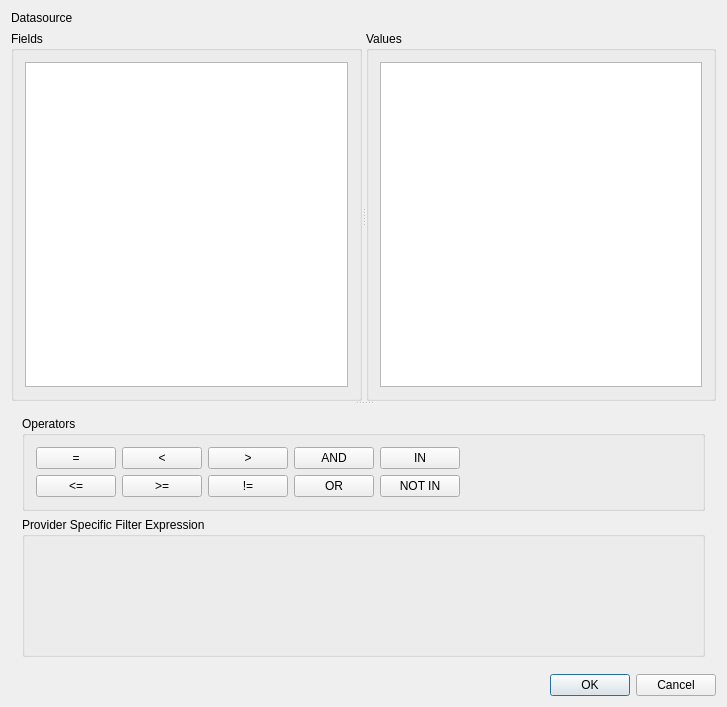
<?xml version="1.0" encoding="UTF-8"?>
<ui version="4.0">
 <author>Stefanos Natsis</author>
 <comment>Query builder for point cloud layers</comment>
 <class>QgsPointCloudQueryBuilderBase</class>
 <widget class="QDialog" name="QgsPointCloudQueryBuilderBase">
  <property name="geometry">
   <rect>
    <x>0</x>
    <y>0</y>
    <width>727</width>
    <height>707</height>
   </rect>
  </property>
  <property name="sizePolicy">
   <sizepolicy hsizetype="Fixed" vsizetype="Fixed">
    <horstretch>0</horstretch>
    <verstretch>0</verstretch>
   </sizepolicy>
  </property>
  <property name="windowTitle">
   <string>Query Builder</string>
  </property>
  <property name="windowIcon">
   <iconset>
    <normaloff>.</normaloff>.</iconset>
  </property>
  <property name="modal">
   <bool>true</bool>
  </property>
  <layout class="QGridLayout" name="gridLayout">
   <item row="0" column="0">
    <widget class="QLabel" name="lblDataUri">
     <property name="text">
      <string>Datasource</string>
     </property>
    </widget>
   </item>
   <item row="1" column="0">
    <widget class="QSplitter" name="splitter_2">
     <property name="orientation">
      <enum>Qt::Vertical</enum>
     </property>
     <widget class="QSplitter" name="splitter">
      <property name="orientation">
       <enum>Qt::Horizontal</enum>
      </property>
      <widget class="QGroupBox" name="groupBox1">
       <property name="sizePolicy">
        <sizepolicy hsizetype="Fixed" vsizetype="Expanding">
         <horstretch>0</horstretch>
         <verstretch>0</verstretch>
        </sizepolicy>
       </property>
       <property name="title">
        <string>Fields</string>
       </property>
       <layout class="QGridLayout">
        <property name="leftMargin">
         <number>11</number>
        </property>
        <property name="topMargin">
         <number>11</number>
        </property>
        <property name="rightMargin">
         <number>11</number>
        </property>
        <property name="bottomMargin">
         <number>11</number>
        </property>
        <item row="0" column="0">
         <widget class="QListView" name="lstAttributes">
          <property name="toolTip">
           <string>&lt;html&gt;&lt;head/&gt;&lt;body&gt;&lt;p&gt;List of attributes in this point cloud&lt;/p&gt;&lt;/body&gt;&lt;/html&gt;</string>
          </property>
         </widget>
        </item>
       </layout>
      </widget>
      <widget class="QGroupBox" name="groupBox2">
       <property name="sizePolicy">
        <sizepolicy hsizetype="Fixed" vsizetype="Expanding">
         <horstretch>0</horstretch>
         <verstretch>0</verstretch>
        </sizepolicy>
       </property>
       <property name="title">
        <string>Values</string>
       </property>
       <layout class="QGridLayout">
        <property name="leftMargin">
         <number>11</number>
        </property>
        <property name="topMargin">
         <number>11</number>
        </property>
        <property name="rightMargin">
         <number>11</number>
        </property>
        <property name="bottomMargin">
         <number>11</number>
        </property>
        <item row="0" column="0" colspan="2">
         <widget class="QListView" name="lstValues">
          <property name="toolTip">
           <string>&lt;html&gt;&lt;head/&gt;&lt;body&gt;&lt;p&gt;List of values for the current attribute.&lt;/p&gt;&lt;/body&gt;&lt;/html&gt;</string>
          </property>
          <property name="autoFillBackground">
           <bool>true</bool>
          </property>
          <property name="selectionBehavior">
           <enum>QAbstractItemView::SelectRows</enum>
          </property>
          <property name="uniformItemSizes">
           <bool>true</bool>
          </property>
         </widget>
        </item>
       </layout>
      </widget>
     </widget>
     <widget class="QWidget" name="verticalLayoutWidget">
      <layout class="QVBoxLayout" name="verticalLayout">
       <item>
        <widget class="QgsCollapsibleGroupBox" name="groupBox4">
         <property name="title">
          <string>Operators</string>
         </property>
         <layout class="QGridLayout">
          <property name="leftMargin">
           <number>11</number>
          </property>
          <property name="topMargin">
           <number>11</number>
          </property>
          <property name="rightMargin">
           <number>11</number>
          </property>
          <property name="bottomMargin">
           <number>11</number>
          </property>
          <item row="0" column="6">
           <spacer name="horizontalSpacer">
            <property name="orientation">
             <enum>Qt::Horizontal</enum>
            </property>
            <property name="sizeHint" stdset="0">
             <size>
              <width>40</width>
              <height>20</height>
             </size>
            </property>
           </spacer>
          </item>
          <item row="0" column="1">
           <widget class="QPushButton" name="btnLessThan">
            <property name="text">
             <string>&lt;</string>
            </property>
           </widget>
          </item>
          <item row="0" column="2">
           <widget class="QPushButton" name="btnGreaterThan">
            <property name="text">
             <string>&gt;</string>
            </property>
           </widget>
          </item>
          <item row="0" column="0">
           <widget class="QPushButton" name="btnEqual">
            <property name="text">
             <string>=</string>
            </property>
           </widget>
          </item>
          <item row="1" column="0">
           <widget class="QPushButton" name="btnLessEqual">
            <property name="text">
             <string>&lt;=</string>
            </property>
           </widget>
          </item>
          <item row="0" column="4">
           <widget class="QPushButton" name="btnIn">
            <property name="text">
             <string>IN</string>
            </property>
           </widget>
          </item>
          <item row="1" column="1">
           <widget class="QPushButton" name="btnGreaterEqual">
            <property name="text">
             <string>&gt;=</string>
            </property>
           </widget>
          </item>
          <item row="1" column="2">
           <widget class="QPushButton" name="btnNotEqual">
            <property name="text">
             <string>!=</string>
            </property>
           </widget>
          </item>
          <item row="0" column="3">
           <widget class="QPushButton" name="btnAnd">
            <property name="text">
             <string>AND</string>
            </property>
           </widget>
          </item>
          <item row="1" column="3">
           <widget class="QPushButton" name="btnOr">
            <property name="text">
             <string>OR</string>
            </property>
           </widget>
          </item>
          <item row="1" column="4">
           <widget class="QPushButton" name="btnNotIn">
            <property name="text">
             <string>NOT IN</string>
            </property>
           </widget>
          </item>
         </layout>
        </widget>
       </item>
       <item>
        <widget class="QGroupBox" name="groupBox3">
         <property name="sizePolicy">
          <sizepolicy hsizetype="Preferred" vsizetype="Expanding">
           <horstretch>0</horstretch>
           <verstretch>0</verstretch>
          </sizepolicy>
         </property>
         <property name="title">
          <string>Provider Specific Filter Expression</string>
         </property>
         <layout class="QGridLayout">
          <property name="leftMargin">
           <number>11</number>
          </property>
          <property name="topMargin">
           <number>11</number>
          </property>
          <property name="rightMargin">
           <number>11</number>
          </property>
          <property name="bottomMargin">
           <number>11</number>
          </property>
          <item row="0" column="0">
           <widget class="QgsCodeEditorSQL" name="mTxtSql" native="true"/>
          </item>
         </layout>
        </widget>
       </item>
      </layout>
     </widget>
    </widget>
   </item>
   <item row="2" column="0">
    <widget class="QDialogButtonBox" name="buttonBox">
     <property name="standardButtons">
      <set>QDialogButtonBox::Cancel|QDialogButtonBox::Ok</set>
     </property>
    </widget>
   </item>
  </layout>
  <zorder>splitter_2</zorder>
  <zorder>lblDataUri</zorder>
  <zorder>buttonBox</zorder>
 </widget>
 <layoutdefault spacing="6" margin="11"/>
 <customwidgets>
  <customwidget>
   <class>QgsCollapsibleGroupBox</class>
   <extends>QGroupBox</extends>
   <header>qgscollapsiblegroupbox.h</header>
   <container>1</container>
  </customwidget>
  <customwidget>
   <class>QgsCodeEditorSQL</class>
   <extends>QWidget</extends>
   <header>qgscodeeditorsql.h</header>
   <container>1</container>
  </customwidget>
 </customwidgets>
 <tabstops>
  <tabstop>lstAttributes</tabstop>
  <tabstop>btnEqual</tabstop>
  <tabstop>btnLessThan</tabstop>
  <tabstop>btnGreaterThan</tabstop>
  <tabstop>btnIn</tabstop>
  <tabstop>btnLessEqual</tabstop>
  <tabstop>btnGreaterEqual</tabstop>
  <tabstop>btnNotEqual</tabstop>
 </tabstops>
 <resources/>
 <connections>
  <connection>
   <sender>buttonBox</sender>
   <signal>rejected()</signal>
   <receiver>QgsPointCloudQueryBuilderBase</receiver>
   <slot>reject()</slot>
   <hints>
    <hint type="sourcelabel">
     <x>530</x>
     <y>549</y>
    </hint>
    <hint type="destinationlabel">
     <x>674</x>
     <y>480</y>
    </hint>
   </hints>
  </connection>
  <connection>
   <sender>buttonBox</sender>
   <signal>accepted()</signal>
   <receiver>QgsPointCloudQueryBuilderBase</receiver>
   <slot>accept()</slot>
   <hints>
    <hint type="sourcelabel">
     <x>641</x>
     <y>553</y>
    </hint>
    <hint type="destinationlabel">
     <x>672</x>
     <y>521</y>
    </hint>
   </hints>
  </connection>
 </connections>
</ui>
